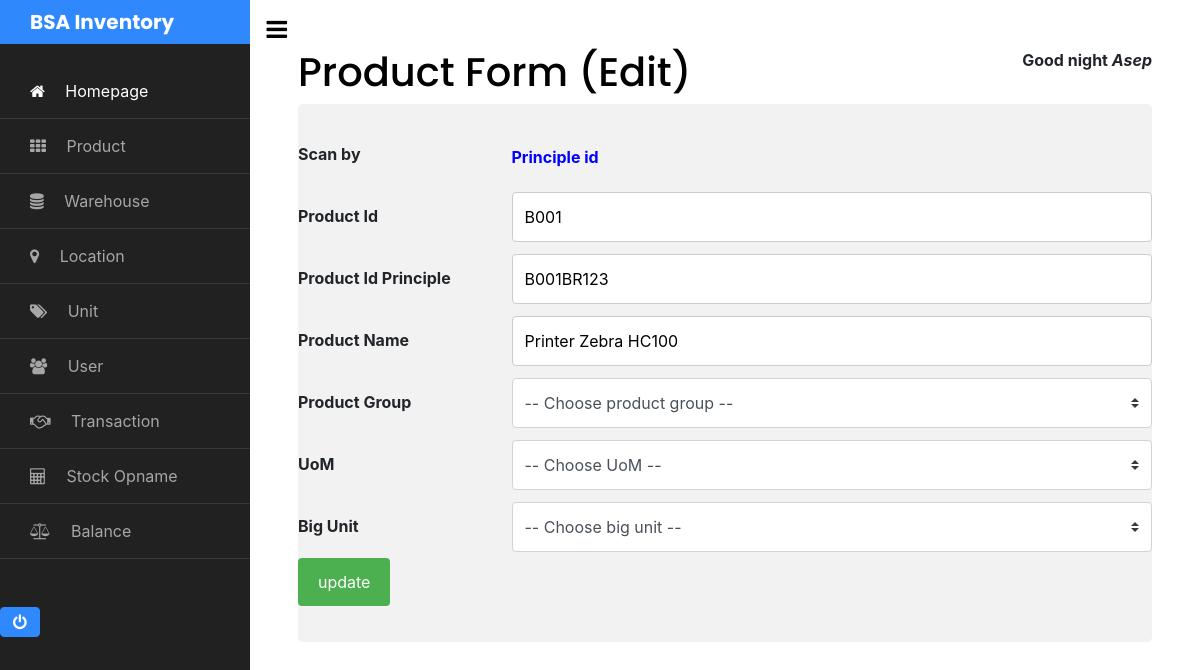
Page /pages/barang-edit.php?id_barang=B001 (signed in) on the committed database.
### tables this page shows
CREATE TABLE `t_barang` (
  `id_barang` varchar(50) NOT NULL,
  `id_principle` varchar(50) NOT NULL,
  `nama_barang` varchar(50) NOT NULL,
  `nama_grup` varchar(40) NOT NULL,
  `satuan_kecil` varchar(25) DEFAULT NULL,
  `satuan_besar` varchar(25) DEFAULT NULL,
  `scan` varchar(20) NOT NULL
);

### pages/barang-edit.php (the view, shortened to what this page needs)
<?php
  include '../include/sidebar.php';
  include '../include/config.php';
  $SQLexec =  mysqli_query($conn, "SELECT * FROM t_barang WHERE id_barang = '$_GET[id_barang]'") or die ("query salah");
  $row = mysqli_fetch_array($SQLexec);
?>
<link href="../bootstrap/js/jquery-ui.css" rel="stylesheet">
<h1>Product Form (Edit)</h1>
<div class="container">
  <form method="POST" action="../model/act-barang-edit.php" name="validasi_form" onsubmit="return validasi_input(this)">
    <div class="row">
      <div class="col-25">
        <label for="fname">Scan by</label>
      </div>
      <div class="col-75">
        <p style="color: blue; margin-top: 15px"><?php echo $row['scan'];?></p>
      </div>
    </div>
    <div class="row">
      <div class="col-25">
        <label for="fname">Product Id</label>
      </div>
      <div class="col-75">
        <input type="text" id="id_barang" name="txtProductId" onchange="checkPass()" value="<?php echo $row['id_barang'];?>" readonly>
      </div>
    </div>
    <div class="row">
      <div class="col-25">
        <label for="fname">Product Id Principle</label>
      </div>
      <div class="col-75">
        <input type="text" id="id_principle" name="txtPrincipleId" onchange="checkPass()" value="<?php echo $row['id_principle'];?>">
      </div>
    </div>
    <div class="row">
      <div class="col-25">
        <label for="lname">Product Name</label>
      </div>
      <div class="col-75">
        <input type="text" id="lname" name="txtNama" value="<?php echo $row['nama_barang'];?>" required>
      </div>
    </div>
    <div class="row">
      <div class="col-25">
        <label for="lname">Product Group</label>
      </div>
      <div class="col-75">
        <select style="height: 50" name="txtGrup" class="custom-select" required>
          <option>-- Choose product group --</option>
        </select>
      </div>
    </div>
    <div class="row">
      <div class="col-25">
        <label for="lname">UoM</label>
      </div>
      <div class="col-75">
       <select style="height: 50" name="txtSatuanKecil" class="custom-select" required>
        <option>-- Choose UoM --</option>
        </select>
      </div>
    </div>
    <div class="row">
      <div class="col-25">
        <label for="lname">Big Unit</label>
      </div>
      <div class="col-75">
        <select style="height: 50" name="txtSatuanBesar" class="custom-select" required>
          <option>-- Choose big unit --</option>
        </select>
      </div>
    </div>
    <div class="row">
      <input type="submit" name="edit_process" value="update">
    </div>
  </form>
</div>

### rows in the picture
t_barang: scan "Principle id", txtProductId "B001", txtPrincipleId "B001BR123", txtNama "Printer Zebra HC100"

### other values in the picture
$_SESSION['user_name'] "Asep"
